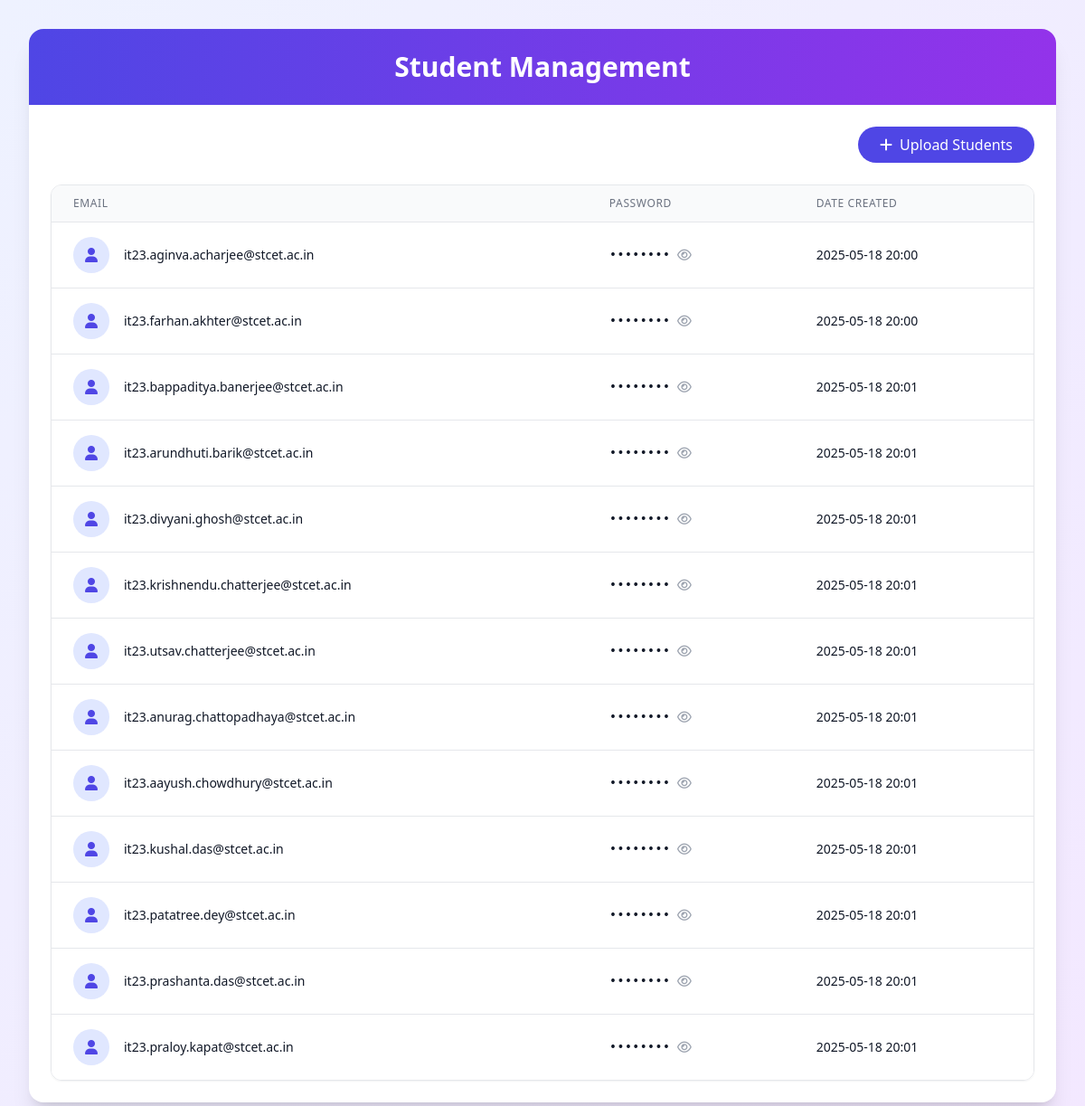
The app's page /student-details/ (signed in), older data.
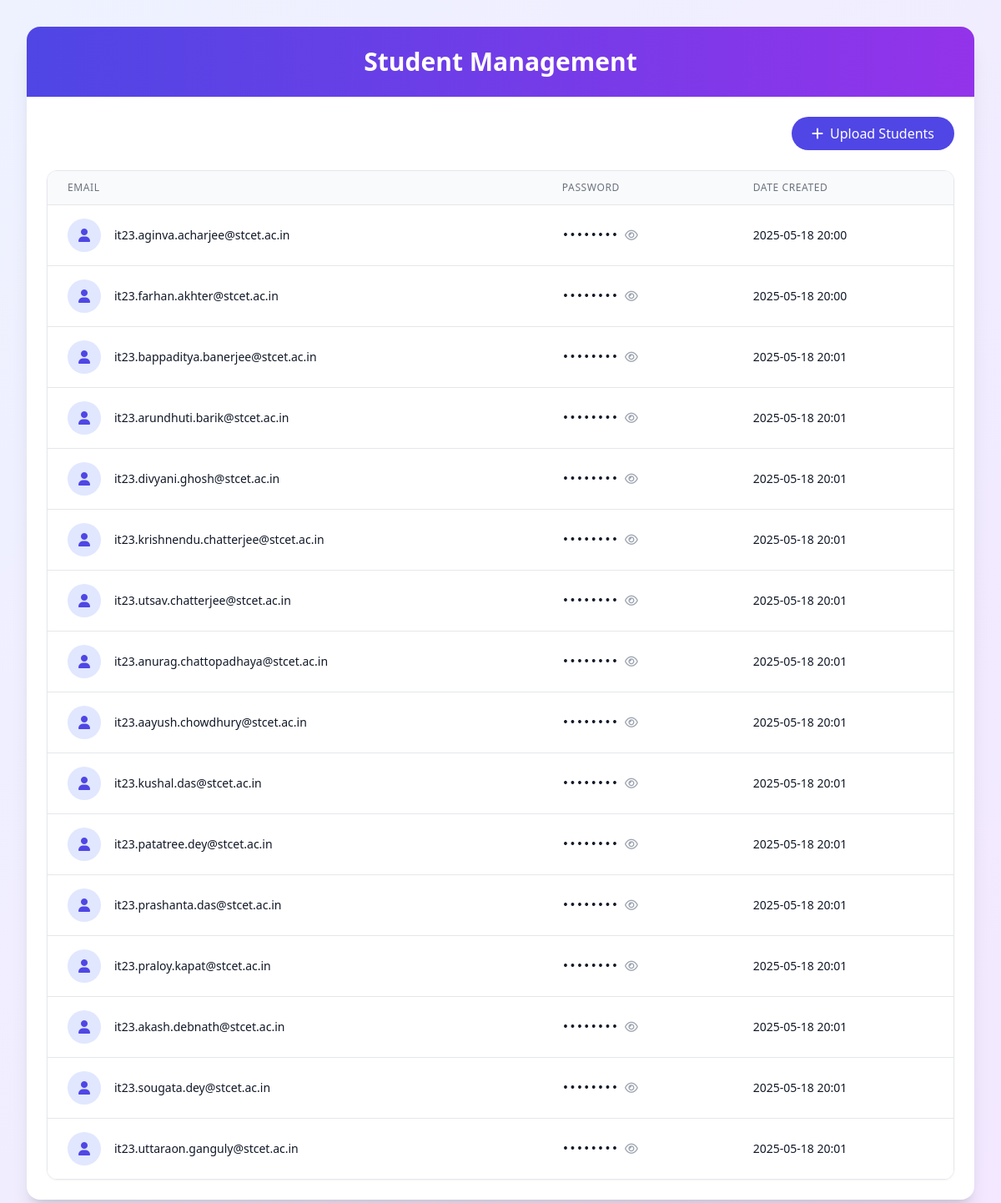
The same page, newer data.
### core/models.py (models this page shows, shortened)
class Student(models.Model):
    user = models.OneToOneField(
        settings.AUTH_USER_MODEL,
        on_delete=models.CASCADE,
        related_name='student',
        help_text=_("Associated user account.")
    )
    plain_password = models.CharField(
        max_length=128,
        blank=True,
        help_text=_("Plain-text password for initial login (temporary storage).")
    )
    roll = models.CharField(
        max_length=20,
        blank=True,
        unique=False,
        null=True,
        help_text=_("Student's roll number, if assigned.")
    )
    department = models.CharField(
        max_length=50,
        choices=[
            ('CS', 'Computer Science'),
            ('IT', 'Information Technology'),
            ('ECE', 'Electronics and Communication'),
        ],
        blank=True,
        help_text=_("Student's department.")
    )
    semester = models.CharField(
        max_length=10,
        choices=[(str(i), f'Semester {i}') for i in range(1, 9)],
        blank=True,
        help_text=_("Current semester of the student.")
    )
    year = models.IntegerField(
        null=True,
        blank=True,
        help_text=_("Academic year (e.g., 2023).")
    )
    first_login_info_submitted = models.BooleanField(
        default=False,
        help_text=_("Indicates if the student has submitted initial info (department, semester).")
    )
    date_created = models.DateTimeField(
        default=timezone.now,
        help_text=_("Timestamp when the student record was created.")
    )
    elective_finalized = models.BooleanField(
        default=False,
        help_text=_("If True, the student's electives are finalized.")
    )
    class Meta:
        verbose_name = _("Student")
        verbose_name_plural = _("Students")

class User(AbstractUser):
    username = None  # Disable username field
    email = models.EmailField(_("email address"), unique=True, max_length=255)
    role = models.CharField(
        max_length=10,
        choices=[
            ('admin', 'Admin'),
            ('student', 'Student'),
        ],
        default='student',
        help_text=_("User's role in the system (admin or student).")
    )
    USERNAME_FIELD = 'email'
    REQUIRED_FIELDS = []
    objects = UserManager()
    class Meta:
        verbose_name = _("User")
        verbose_name_plural = _("Users")

### core/views.py (the view)
# urls.py: path('student-details/', views.student_details, name='student-details'),
@staff_member_required
def student_details(request):
    students = Student.objects.select_related('user').all()
    return render(request, 'core/student_details.html', {'students': students})

### core/templates/core/student_details.html (shortened to what this page needs)
<!DOCTYPE html>
<html lang="en">
<head>
  <script src="https://cdn.tailwindcss.com"></script>
  <link rel="stylesheet" href="https://cdnjs.cloudflare.com/ajax/libs/font-awesome/6.4.0/css/all.min.css">
</head>
<body class="bg-gradient-to-br from-indigo-50 to-purple-100 min-h-screen p-4 md:p-8">
  <div class="bg-white rounded-2xl shadow-xl overflow-hidden max-w-6xl mx-auto">
    <div class="bg-gradient-to-r from-indigo-600 to-purple-600 p-6">
      <h2 class="text-3xl font-bold text-center text-white">Student Management</h2>
    </div>
    <div class="p-6">
      <div class="flex justify-end mb-6">
        <a href="{% url 'upload-student-excel' %}" class="px-6 py-2 rounded-full text-white font-medium flex items-center space-x-2 bg-indigo-600 hover:bg-indigo-700 transition-colors">
          <i class="fas fa-plus"></i>
          <span>Upload Students</span>
        </a>
      </div>
      <div class="overflow-x-auto rounded-xl border border-gray-200 shadow-sm">
        <table class="min-w-full divide-y divide-gray-200">
          <thead class="bg-gray-50">
            <tr>
              <th scope="col" class="px-6 py-3 text-left text-xs font-medium text-gray-500 uppercase tracking-wider">
                Email
              </th>
              <th scope="col" class="px-6 py-3 text-left text-xs font-medium text-gray-500 uppercase tracking-wider">
                Password
              </th>
              <th scope="col" class="px-6 py-3 text-left text-xs font-medium text-gray-500 uppercase tracking-wider">
                Date Created
              </th>
            </tr>
          </thead>
          <tbody class="bg-white divide-y divide-gray-200">
            {% for student in students %}
            <tr class="hover:bg-gray-50 transition-colors">
              <td class="px-6 py-4 whitespace-nowrap">
                <div class="flex items-center">
                  <div class="flex-shrink-0 h-10 w-10 bg-indigo-100 rounded-full flex items-center justify-center">
                    <i class="fas fa-user text-indigo-600"></i>
                  </div>
                  <div class="ml-4">
                    <div class="text-sm font-medium text-gray-900">{{ student.user.email }}</div>
                  </div>
                </div>
              </td>
              <td class="px-6 py-4 whitespace-nowrap">
                <div class="text-sm text-gray-900 flex items-center">
                  <span id="password-{{ forloop.counter }}" class="font-mono">{{ student.plain_password }}</span>
                  <button onclick="togglePassword('password-{{ forloop.counter }}', this)" class="ml-2 text-gray-400 hover:text-indigo-600 focus:outline-none">
                    <i class="far fa-eye"></i>
                  </button>
                </div>
              </td>
              <td class="px-6 py-4 whitespace-nowrap">
                <div class="text-sm text-gray-900">{{ student.user.date_joined|date:"Y-m-d H:i" }}</div>
              </td>
            </tr>
            {% endfor %}
          </tbody>
        </table>
      </div>
    </div>
  </div>
</body>
</html>

Row changes from the older to the newer data that the page shows:
added Student: user.email "it23.akash.debnath@stcet.ac.in", user.date_joined "2025-05-18 20:01"
added Student: user.email "it23.sougata.dey@stcet.ac.in", user.date_joined "2025-05-18 20:01"
added Student: user.email "it23.uttaraon.ganguly@stcet.ac.in", user.date_joined "2025-05-18 20:01"
